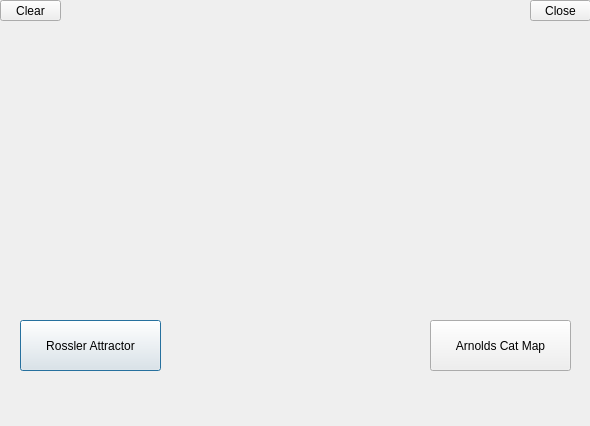
<?xml version="1.0" encoding="UTF-8"?>
<ui version="4.0">
 <class>Dialog_sync</class>
 <widget class="QDialog" name="Dialog_sync">
  <property name="geometry">
   <rect>
    <x>0</x>
    <y>0</y>
    <width>590</width>
    <height>426</height>
   </rect>
  </property>
  <property name="windowTitle">
   <string>Dialog</string>
  </property>
  <widget class="QPushButton" name="btn_rossler">
   <property name="geometry">
    <rect>
     <x>20</x>
     <y>320</y>
     <width>141</width>
     <height>51</height>
    </rect>
   </property>
   <property name="text">
    <string>Rossler Attractor</string>
   </property>
  </widget>
  <widget class="QPushButton" name="btn_arnold">
   <property name="geometry">
    <rect>
     <x>430</x>
     <y>320</y>
     <width>141</width>
     <height>51</height>
    </rect>
   </property>
   <property name="text">
    <string>Arnolds Cat Map</string>
   </property>
  </widget>
  <widget class="QLabel" name="label_sync">
   <property name="geometry">
    <rect>
     <x>80</x>
     <y>10</y>
     <width>441</width>
     <height>301</height>
    </rect>
   </property>
   <property name="text">
    <string/>
   </property>
   <property name="pixmap">
    <pixmap>../../Desktop/bg.png</pixmap>
   </property>
  </widget>
  <widget class="QPushButton" name="pushButton_3">
   <property name="geometry">
    <rect>
     <x>530</x>
     <y>0</y>
     <width>61</width>
     <height>21</height>
    </rect>
   </property>
   <property name="text">
    <string>Close</string>
   </property>
  </widget>
  <widget class="QLabel" name="label_1">
   <property name="geometry">
    <rect>
     <x>150</x>
     <y>380</y>
     <width>341</width>
     <height>18</height>
    </rect>
   </property>
   <property name="text">
    <string/>
   </property>
  </widget>
  <widget class="QLabel" name="label_2">
   <property name="geometry">
    <rect>
     <x>150</x>
     <y>400</y>
     <width>341</width>
     <height>18</height>
    </rect>
   </property>
   <property name="text">
    <string/>
   </property>
  </widget>
  <widget class="QPushButton" name="btn_clear">
   <property name="geometry">
    <rect>
     <x>0</x>
     <y>0</y>
     <width>61</width>
     <height>21</height>
    </rect>
   </property>
   <property name="text">
    <string>Clear</string>
   </property>
  </widget>
 </widget>
 <resources/>
 <connections>
  <connection>
   <sender>pushButton_3</sender>
   <signal>clicked()</signal>
   <receiver>Dialog_sync</receiver>
   <slot>close()</slot>
   <hints>
    <hint type="sourcelabel">
     <x>590</x>
     <y>14</y>
    </hint>
    <hint type="destinationlabel">
     <x>387</x>
     <y>356</y>
    </hint>
   </hints>
  </connection>
 </connections>
</ui>
